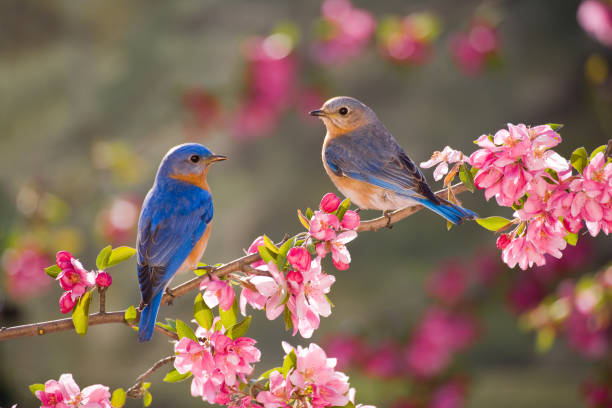
#> input picture homework3/test.jpg, 612 x 408 px
$ python hsv.py
#> lines starting #> are read from the running program, lines starting #| are printed output that depends on the picture; after the words box and inside, x2 and y2 are one past the last pixel; in counts of white or black regions, pixels touching at a corner belong together
import cv2
import numpy as np


def passfunction(x):
    pass
cv2.namedWindow('tracking')
cv2.createTrackbar('LH', 'tracking', 0,255, passfunction)
#> slider 'LH' is set to 51
cv2.createTrackbar('UH', 'tracking', 255,255, passfunction)
cv2.createTrackbar('LS', 'tracking', 0,255, passfunction)
#> slider 'LS' is set to 51
cv2.createTrackbar('US', 'tracking', 255,255, passfunction)
cv2.createTrackbar('LV', 'tracking', 0,255, passfunction)
#> slider 'LV' is set to 51
cv2.createTrackbar('UV', 'tracking', 255,255, passfunction)
while True:
    frame = cv2.imread('test.jpg',1)
#> frame is the input picture: shape (408, 612, 3); mean B, G, R 94.3, 105.5, 134.4
    hsv=cv2.cvtColor(frame, cv2.COLOR_BGR2HSV)
#> hsv: shape (408, 612, 3); mean H, S, V 58, 89.3, 137.3
    lh = cv2.getTrackbarPos('LH', 'tracking')
    uh = cv2.getTrackbarPos('UH', 'tracking')
    ls = cv2.getTrackbarPos('LS', 'tracking')
    us = cv2.getTrackbarPos('US', 'tracking')
    lv = cv2.getTrackbarPos('LV', 'tracking')
    uv = cv2.getTrackbarPos('UV', 'tracking')
    lower_region= np.array([lh,ls,lv])
    upper_region = np.array([uh,us,uv])
    mask = cv2.inRange(hsv, lower_region, upper_region)
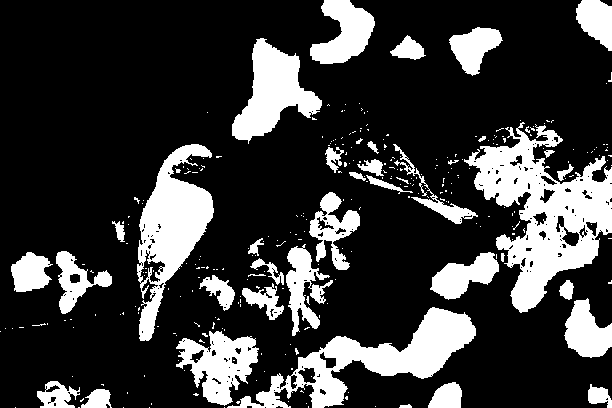
#> mask: shape (408, 612); 22.6% white; 304 white regions (264 under 20 px), largest, box (x1, y1, x2, y2) and area: (464, 122, 612, 313) 12014, (227, 307, 476, 408) 7564, (137, 144, 214, 341) 6791
    res = cv2.bitwise_and(frame, frame, mask=mask)
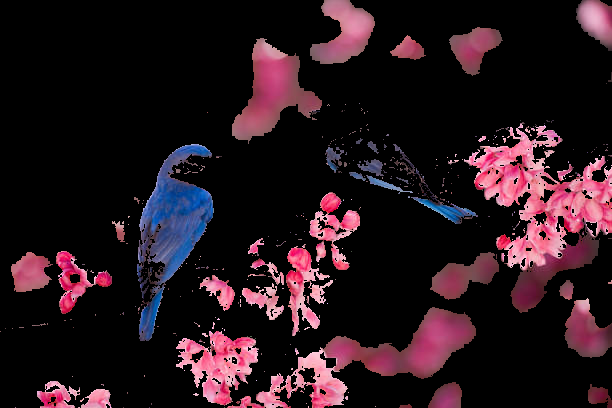
#> res: shape (408, 612, 3); mean B, G, R 28.8, 21.9, 38.8
    cv2.imshow('frame', frame)
    cv2.imshow('mask', mask)
    cv2.imshow('res', res)
    button = cv2.waitKey(1)& 0xff
#> (key q is pressed here)
    if button==ord('q'):
        break
cv2.destroyAllWindows()
